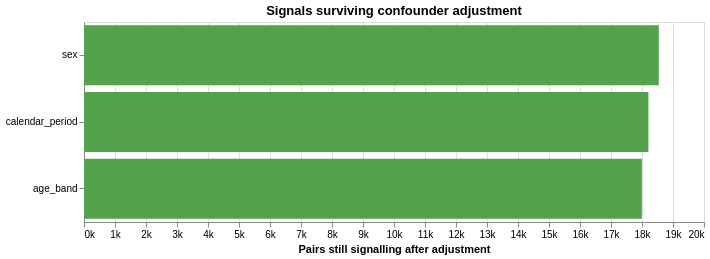

The Vega-Lite source for this figure:
### Vega-Lite specification from a JSON file in a GitHub repository (floating-point values rounded to 4 significant figures)
{"config": {"view": {"continuousWidth": 300, "continuousHeight": 300}}, "data": {"name": "data-0626afe21711887e7adc74d94a7bbea5"}, "mark": {"type": "bar", "color": "#54A24B"}, "encoding": {"tooltip": [{"field": "tested", "format": ",", "type": "quantitative"}, {"field": "surviving", "format": ",", "type": "quantitative"}, {"field": "heterogeneous", "format": ",", "type": "quantitative"}], "x": {"axis": {"format": "~s"}, "field": "surviving", "title": "Pairs still signalling after adjustment", "type": "quantitative"}, "y": {"field": "variable", "sort": "-x", "title": null, "type": "nominal"}}, "height": 200, "title": "Signals surviving confounder adjustment", "width": 620, "$schema": "https://vega.github.io/schema/vega-lite/v6.1.0.json", "datasets": {"data-0626afe21711887e7adc74d94a7bbea5": [{"variable": "sex", "tested": 18550, "surviving": 18542, "heterogeneous": 9313, "survival_rate": 0.9996}, {"variable": "age_band", "tested": 18276, "surviving": 17995, "heterogeneous": 13826, "survival_rate": 0.9846}, {"variable": "calendar_period", "tested": 18352, "surviving": 18207, "heterogeneous": 13899, "survival_rate": 0.9921}]}}
